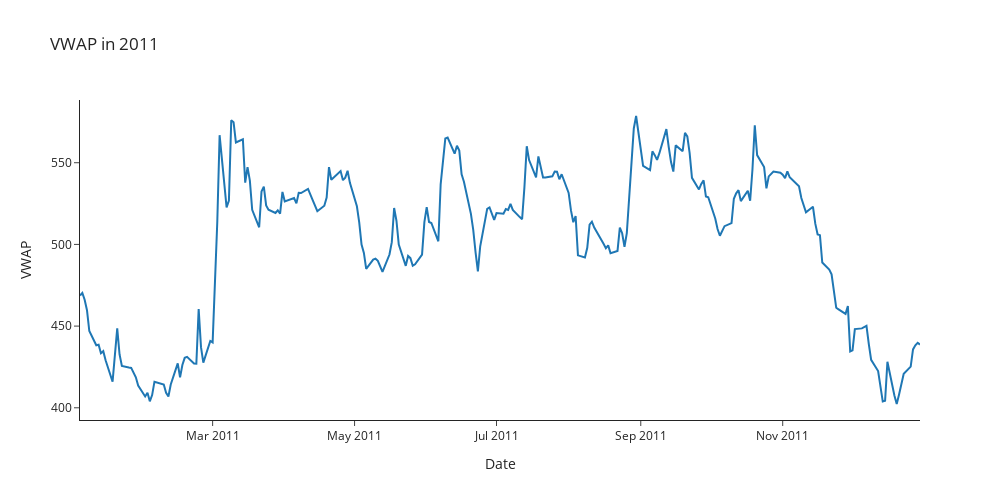

Source (notebook cell):
### Code cell
fig = go.Figure([go.Scatter(x=Train_Dataset.loc['2011', 'VWAP'].index,y=Train_Dataset.loc['2011', 'VWAP'])])
fig.update_layout(
    autosize=False,
    width=1000,
    height=500,
    title='VWAP in 2011',
    template="simple_white",
)
fig.update_xaxes(title="Date")
fig.update_yaxes(title="VWAP")

fig.show()

### Figure 1 — Plotly figure (JSON) as saved in the notebook; plotly's stock layout.template omitted (floating-point values rounded to 4 significant figures; data arrays with more than 128 entries replaced by an {"elided": "..."} marker saying what was removed)
{"data": [{"type": "scatter", "x": {"elided": "247 str values"}, "y": {"elided": "247 float values"}}], "layout": {"autosize": false, "height": 500, "title": {"text": "VWAP in 2011"}, "width": 1000, "xaxis": {"title": {"text": "Date"}}, "yaxis": {"title": {"text": "VWAP"}}}}
